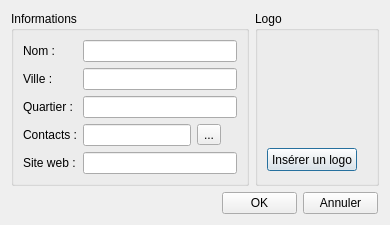
<?xml version="1.0" encoding="UTF-8"?>
<ui version="4.0">
 <class>BDInfosHotels</class>
 <widget class="QDialog" name="BDInfosHotels">
  <property name="geometry">
   <rect>
    <x>0</x>
    <y>0</y>
    <width>390</width>
    <height>211</height>
   </rect>
  </property>
  <property name="windowTitle">
   <string>Dialog</string>
  </property>
  <layout class="QGridLayout" name="gridLayout_3">
   <item row="0" column="0">
    <widget class="QGroupBox" name="groupBox_2">
     <property name="title">
      <string>Informations</string>
     </property>
     <layout class="QGridLayout" name="gridLayout_2">
      <item row="0" column="0">
       <layout class="QVBoxLayout" name="verticalLayout_2">
        <item>
         <widget class="QLabel" name="label">
          <property name="text">
           <string>Nom :</string>
          </property>
         </widget>
        </item>
        <item>
         <widget class="QLabel" name="label_5">
          <property name="text">
           <string>Ville :</string>
          </property>
         </widget>
        </item>
        <item>
         <widget class="QLabel" name="label_2">
          <property name="text">
           <string>Quartier :</string>
          </property>
         </widget>
        </item>
        <item>
         <widget class="QLabel" name="label_3">
          <property name="text">
           <string>Contacts :</string>
          </property>
         </widget>
        </item>
        <item>
         <widget class="QLabel" name="label_4">
          <property name="text">
           <string>Site web :</string>
          </property>
         </widget>
        </item>
       </layout>
      </item>
      <item row="0" column="1">
       <layout class="QVBoxLayout" name="verticalLayout">
        <item>
         <widget class="QLineEdit" name="lineEditNom"/>
        </item>
        <item>
         <widget class="QLineEdit" name="lineEditVille"/>
        </item>
        <item>
         <widget class="QLineEdit" name="lineEditQuartier"/>
        </item>
        <item>
         <layout class="QFormLayout" name="formLayout_2">
          <item row="0" column="0">
           <widget class="QLineEdit" name="lineEditContacts">
            <property name="alignment">
             <set>Qt::AlignRight|Qt::AlignTrailing|Qt::AlignVCenter</set>
            </property>
            <property name="readOnly">
             <bool>true</bool>
            </property>
           </widget>
          </item>
          <item row="0" column="1">
           <widget class="QToolButton" name="btn_contacts">
            <property name="text">
             <string>...</string>
            </property>
           </widget>
          </item>
         </layout>
        </item>
        <item>
         <widget class="QLineEdit" name="lineEditSiteWeb"/>
        </item>
       </layout>
      </item>
     </layout>
    </widget>
   </item>
   <item row="0" column="1">
    <widget class="QGroupBox" name="groupBox">
     <property name="title">
      <string>Logo</string>
     </property>
     <layout class="QGridLayout" name="gridLayout">
      <item row="1" column="0">
       <widget class="QPushButton" name="btn_insererLogo">
        <property name="maximumSize">
         <size>
          <width>90</width>
          <height>23</height>
         </size>
        </property>
        <property name="text">
         <string>Insérer un logo</string>
        </property>
       </widget>
      </item>
      <item row="0" column="0">
       <widget class="QLabel" name="labelLogo">
        <property name="minimumSize">
         <size>
          <width>100</width>
          <height>100</height>
         </size>
        </property>
        <property name="maximumSize">
         <size>
          <width>100</width>
          <height>100</height>
         </size>
        </property>
        <property name="text">
         <string/>
        </property>
        <property name="scaledContents">
         <bool>true</bool>
        </property>
       </widget>
      </item>
     </layout>
    </widget>
   </item>
   <item row="1" column="0" colspan="2">
    <layout class="QFormLayout" name="formLayout">
     <property name="formAlignment">
      <set>Qt::AlignRight|Qt::AlignTop|Qt::AlignTrailing</set>
     </property>
     <property name="rightMargin">
      <number>7</number>
     </property>
     <item row="0" column="0">
      <widget class="QPushButton" name="btn_ok">
       <property name="maximumSize">
        <size>
         <width>75</width>
         <height>23</height>
        </size>
       </property>
       <property name="text">
        <string>OK</string>
       </property>
      </widget>
     </item>
     <item row="0" column="1">
      <widget class="QPushButton" name="btn_annuler">
       <property name="maximumSize">
        <size>
         <width>75</width>
         <height>23</height>
        </size>
       </property>
       <property name="text">
        <string>Annuler</string>
       </property>
      </widget>
     </item>
    </layout>
   </item>
  </layout>
 </widget>
 <resources/>
 <connections/>
</ui>
